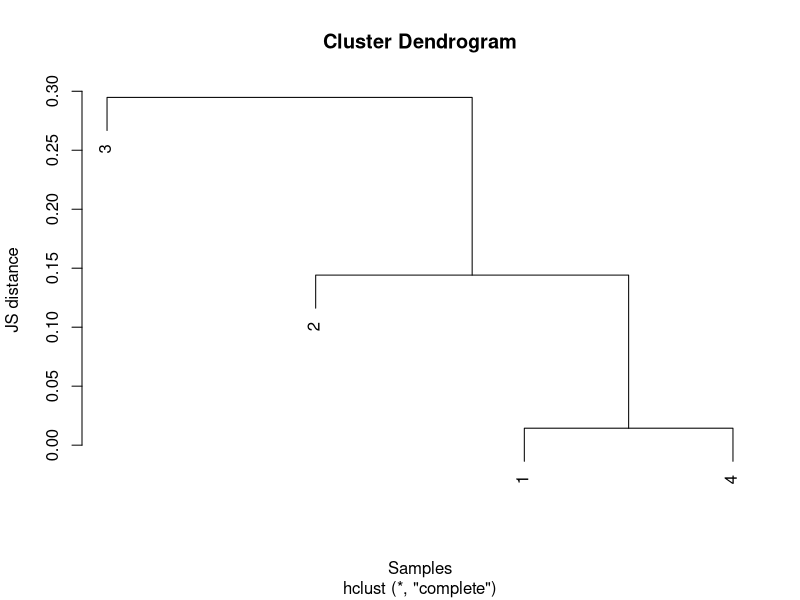

This chart was generated by the following R code:
#Calculate Jensen-Shannon divergence between two samples
JSdiv = function(cluster,db){
  all = unique(c(cluster,db))
  n = length(cluster)
  m = length(db)
  S = 0
  for (el in all){
    P = length(cluster[cluster==el])/n
    Q = length(db[db==el])/m
    M = 1/2*(P+Q)
    if (P==0){
      DPQ = 0
      DQP = Q*log(Q/M)
    }
    if (Q==0){
      DPQ = P*log(P/M)
      DQP = 0
    }
    if (P!=0 & Q!=0){
      DPQ = P*log(P/M)
      DQP = Q*log(Q/M)
    }
    S = S + 1/2*DPQ + 1/2*DQP
  }
  return(S)
}

JSmat = function(x){
  n = length(x)
  Dmat = matrix(nrow=n,ncol=n)
  for (ind1 in 1:n){
    for (ind2 in 1:n){
      sample1 = x[[ind1]]
      sample2 = x[[ind2]]
      Dmat[ind1,ind2]=JSdiv(sample1,sample2)
    }
  }
  return(Dmat)
}

d1 = c(1,2,3)
d2 = c(2,2,1)
d3 = c(1,2,4,4)
d4 = c(1,1,2,3)

testmat = as.dist(JSmat(list(d1,d2,d3,d4)))
clusters = hclust(testmat)
plot(clusters, ylab = "JS distance", xlab = "Samples")


